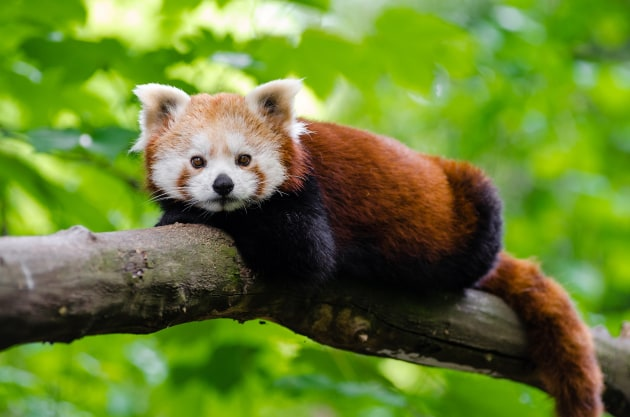
#> input picture cw8/img.jpg, 630 x 417 px
$ python zad2.py
#> lines starting #> are read from the running program, lines starting #| are printed output that depends on the picture
import cv2
import numpy as np

# Wczytanie obrazu
image = cv2.imread('img.jpg')
#> image is the input picture: shape (417, 630, 3); mean B, G, R 47.9, 127.1, 103.7

# 2. Dolna połowa obrazu
h, w = image.shape[:2]
#> h = 417; w = 630
dolna_polowa = image[h//2:, :]
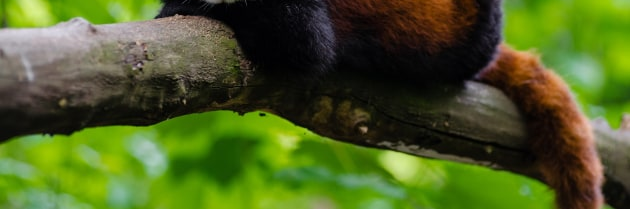
#> dolna_polowa: shape (209, 630, 3); mean B, G, R 35.2, 93.4, 76.6
cv2.imshow("Dolna polowa", dolna_polowa)
cv2.waitKey(0)
